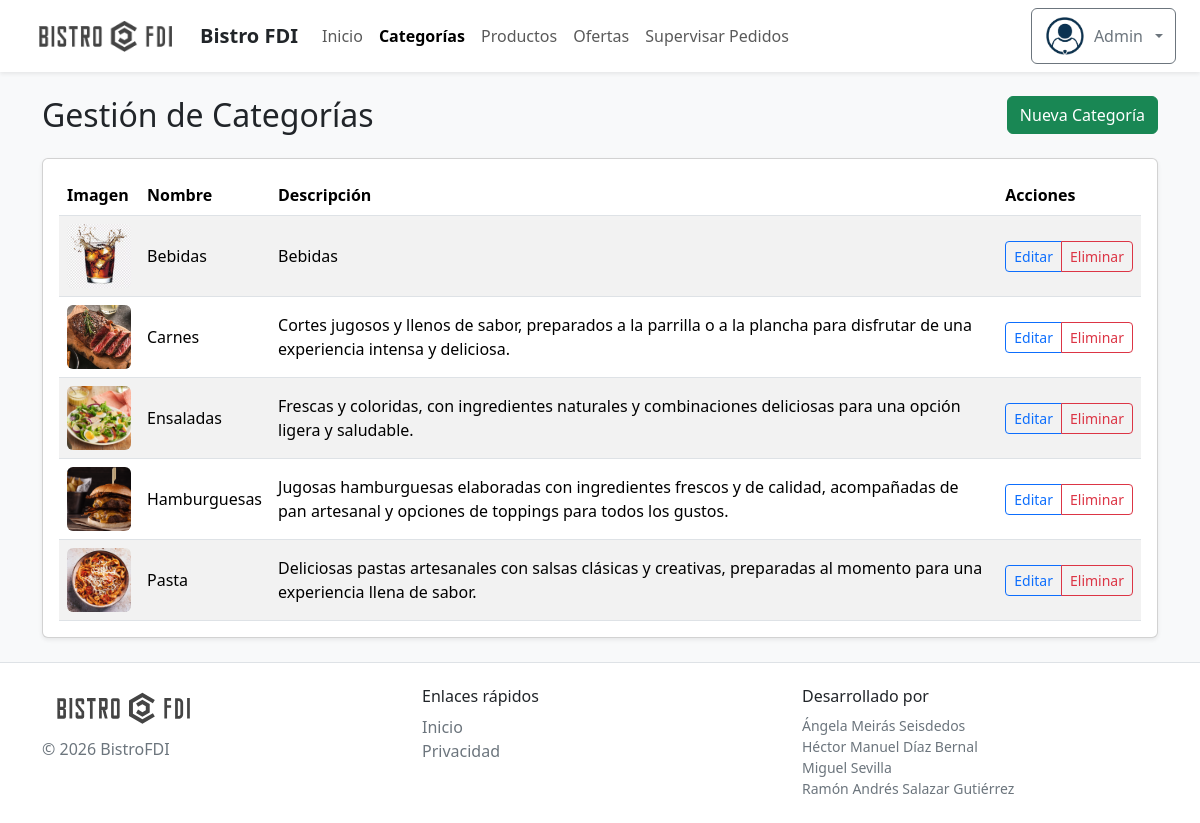
The page /includes/vistas/categorias/categorias_gerente.php (signed in) on the database its author committed.
### tables this page shows
CREATE TABLE `categorias` (
  `id` int(11) NOT NULL,
  `nombre` varchar(100) NOT NULL,
  `descripcion` text DEFAULT NULL,
  `imagen` varchar(255) DEFAULT 'categoria_default.jpg',
  `activa` tinyint(1) DEFAULT 1
);

### includes/clases/SA/CategoriaSA.php (called while the page is built, shortened)
<?php
class CategoriaSA {
    private $dao;
    public function __construct($db_connection) {
        $this->dao = new CategoriaDAO($db_connection);
    }
    public function obtenerTodas() {
        return $this->dao->listarTodas();
    }
}

### includes/clases/DAO/CategoriaDAO.php (called while the page is built, shortened)
<?php
class CategoriaDAO {
    private $db;
    public function __construct($db_connection) {
        $this->db = $db_connection;
    }
    public function listarTodas() {
        $query = "SELECT * FROM categorias ORDER BY nombre ASC";
        $stmt = mysqli_prepare($this->db, $query);
        mysqli_stmt_execute($stmt);
        $res = mysqli_stmt_get_result($stmt);
        $categorias = [];
        while ($row = mysqli_fetch_assoc($res)) {
            $imagen = isset($row['imagen']) && !empty($row['imagen']) ? $row['imagen'] : 'categoria_default.jpg';
            $categorias[] = new Categoria(
                $row['id'],
                $row['nombre'],
                $row['descripcion'],
                $imagen,
                $row['activa'] ?? 1
            );
        }
        return $categorias;
    }
}

### includes/clases/DTO/Categoria.php (called while the page is built, shortened)
<?php
class Categoria {
    private $id;
    private $nombre;
    private $descripcion;
    private $imagen;
    public function __construct($id, $nombre, $descripcion, $imagen = 'categoria_default.jpg', $activa = 1) {
        $this->id = $id;
        $this->nombre = $nombre;
        $this->descripcion = $descripcion;
        $this->imagen = $imagen;
    }
    public function getId() { return $this->id; }
    public function getNombre() { return $this->nombre; }
    public function getDescripcion() { return $this->descripcion; }
    public function getImagen() { return $this->imagen; }
}

### includes/vistas/categorias/categorias_gerente.php (the view, shortened to what this page needs)
<?php
require_once '../../config.php';
$sa = new CategoriaSA($db_connection);
$categorias = $sa->obtenerTodas();
$filas = "";
foreach($categorias as $cat) {
    $img = !empty($cat->getImagen()) ? RUTA_IMG . "/categorias/" . htmlspecialchars($cat->getImagen()) : RUTA_IMG . "/categorias/categoria_default.jpg";
    $nombre = htmlspecialchars($cat->getNombre());
    $desc = htmlspecialchars($cat->getDescripcion());
    $id = $cat->getId();
    $filas .= <<<EOF
    <tr>
        <td><img src="$img" class="rounded table-img" alt="$nombre"></td>
        <td>$nombre</td>
        <td>$desc</td>
        <td>
            <div class="btn-group btn-group-sm" role="group">
                <a href="apoyo/categoria_actualizar.php?id=$id" class="btn btn-outline-primary">Editar</a>
                <a href="apoyo/categoria_borrar.php?id=$id" class="btn btn-outline-danger">Eliminar</a>
            </div>
        </td>
    </tr>
EOF;
}
$contenidoPrincipal = <<<EOF
    <div class="d-flex flex-column flex-sm-row justify-content-between gap-3 align-items-sm-center mb-4">
        <h1 class="h2 mb-0">Gestión de Categorías</h1>
        <a href="apoyo/categoria_crear.php" class="btn btn-success">Nueva Categoría</a>
    </div>
    <div class="card shadow-sm">
    <div class="card-body">
    <div class="table-responsive">
        <table class="table table-striped table-hover align-middle mb-0">
            <thead>
                <tr>
                    <th>Imagen</th>
                    <th>Nombre</th>
                    <th>Descripción</th>
                    <th>Acciones</th>
                </tr>
            </thead>
            <tbody>
                $filas
            </tbody>
        </table>
    </div>
    </div>
    </div>
EOF;
require("../comun/plantilla.php");

### includes/vistas/comun/plantilla.php (style rules this page uses)
.table-img { width: 64px; height: 64px; object-fit: cover; }

### rows shown on the page
categorias: imagen (picture), nombre "Bebidas", descripcion "Bebidas"
categorias: imagen (picture), nombre "Carnes", descripcion "Cortes jugosos y llenos de sabor, preparados a la parrilla o a la plancha para disfrutar de una experiencia intensa y deliciosa."
categorias: imagen (picture), nombre "Ensaladas", descripcion "Frescas y coloridas, con ingredientes naturales y combinaciones deliciosas para una opción ligera y saludable."
categorias: imagen (picture), nombre "Hamburguesas", descripcion "Jugosas hamburguesas elaboradas con ingredientes frescos y de calidad, acompañadas de pan artesanal y opciones de toppings para todos los gustos."
categorias: imagen (picture), nombre "Pasta", descripcion "Deliciosas pastas artesanales con salsas clásicas y creativas, preparadas al momento para una experiencia llena de sabor."

### other values the page prints
$_SESSION['usuario']->nombre() "Admin"
